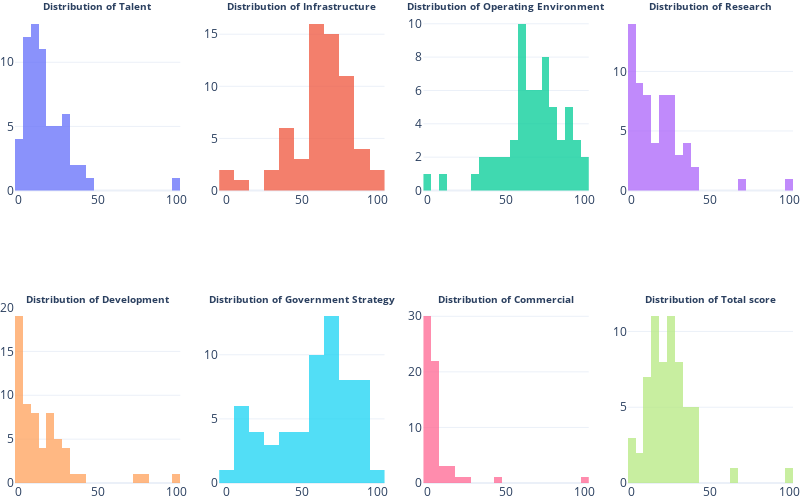

Notebook cell for this chart:
### Markdown cell above
# <div style="color:white;background-color:#1d1545;padding:3%;border-radius:50px 50px;font-size:1em;text-align:center">Express EDA of Numeric Variables</div>

numeric variables in our dataset.

## <div style="font-size:20px;text-align:center;color:black;border-bottom:5px #0026d6 solid;padding-bottom:3%">Univariate Analysis: Numerical variables</div>

Let's look at the distribution of the numeric variables

### Code cell
fig = make_subplots(rows=2, cols=4, subplot_titles=('<b>Distribution of Talent</b>',
                                                    '<b>Distribution of Infrastructure</b>',
                                                    '<b>Distribution of Operating Environment</b>',
                                                    '<b>Distribution of Research</b>',
                                                    '<b>Distribution of Development</b>',
                                                    '<b>Distribution of Government Strategy</b>',
                                                    '<b>Distribution of Commercial</b>',
                                                    '<b>Distribution of Total score</b>'
                                                   ))

fig.add_trace(go.Histogram(x=df['Talent'], nbinsx=30), row=1, col=1)
fig.add_trace(go.Histogram(x=df['Infrastructure']), row=1, col=2)
fig.add_trace(go.Histogram(x=df['Operating Environment'], nbinsx=30), row=1, col=3)
fig.add_trace(go.Histogram(x=df['Research'], nbinsx=30), row=1, col=4)

fig.add_trace(go.Histogram(x=df['Development'], nbinsx=30), row=2, col=1)
fig.add_trace(go.Histogram(x=df['Government Strategy']), row=2, col=2)
fig.add_trace(go.Histogram(x=df['Commercial'], nbinsx=30), row=2, col=3)
fig.add_trace(go.Histogram(x=df['Total score'], nbinsx=30), row=2, col=4)


# Update visual layout
fig.update_layout(
    showlegend=False,
    width=800,
    height=500,
    autosize=False,
    margin=dict(t=15, b=0, l=5, r=5),
    template="plotly_white",
)

# update font size at the axes
fig.update_coloraxes(colorbar_tickfont_size=10)
# Update font in the titles: Apparently subplot titles are annotations (Subplot font size is hardcoded to 16pt · Issue #985)
fig.update_annotations(font_size=10)
# Reduce opacity
fig.update_traces(opacity=0.75)

fig.show()

### Figure 1 — Plotly figure (JSON) as saved in the notebook; plotly's stock layout.template omitted (floating-point values rounded to 4 significant figures)
{"data": [{"nbinsx": 30, "opacity": 0.75, "type": "histogram", "x": [100, 16.51, 39.65, 31.28, 35.76, 39.38, 14.54, 33.83, 27.63, 28.32, 25.43, 29.93, 24.99, 27.07, 21.66, 15.18, 45.27, 25.63, 28.21, 17.56, 17.61, 16.97, 18.74, 12.34, 27.61, 4.49, 15.17, 14.21, 13.02, 23.3, 11.09, 12.46, 15.87, 2.65, 13.43, 11.11, 18.45, 14.3, 13.46, 7.62, 8.55, 10.34, 10.44, 1.72, 10.56, 8.4, 0, 8.49, 4.97, 7.28, 4.99, 6.34, 5.51, 8.94, 4.61, 3.36, 6.69, 6.27, 1.11, 0.75, 2.74, 8], "xaxis": "x", "yaxis": "y"}, {"opacity": 0.75, "type": "histogram", "x": [94.02, 100, 71.43, 77.05, 67.58, 84.3, 85.23, 81.99, 77.22, 77.15, 63.43, 89.5, 71.6, 74.08, 94.88, 84.58, 33.91, 78.43, 75.19, 96.11, 73.32, 64.49, 63.65, 77.86, 76.2, 70.8, 65.1, 70.96, 72.06, 69.78, 64.76, 62.59, 67.12, 79.16, 64.2, 64.26, 72.45, 63.19, 62.61, 55.44, 65.36, 69.17, 62.04, 41.85, 61.97, 56.15, 67.97, 40.74, 54.8, 58.77, 60.39, 55.76, 47.52, 38.59, 45.73, 44.88, 37.84, 34.64, 38.84, 14.11, 0, 2.43], "xaxis": "x2", "yaxis": "y2"}, {"nbinsx": 30, "opacity": 0.75, "type": "histogram", "x": [64.56, 91.57, 74.65, 93.94, 82.44, 43.15, 68.86, 88.05, 70.22, 80.02, 61.23, 70.15, 78.76, 85.39, 66.96, 57.53, 77.3, 44.14, 66.77, 59.5, 75.36, 76.3, 88.67, 56.67, 36.65, 100, 64.08, 99.56, 94.55, 90.35, 83.25, 52.85, 70.96, 72.12, 80.66, 76.97, 41.19, 80.67, 72.82, 83.58, 88.71, 58.01, 73.24, 97.03, 56.73, 75.95, 62.58, 64.34, 62.37, 70.75, 60.9, 37.61, 51.18, 62.32, 58.43, 60.17, 58.4, 35.79, 0, 29.84, 50.1, 12.48], "xaxis": "x3", "yaxis": "y3"}, {"nbinsx": 30, "opacity": 0.75, "type": "histogram", "x": [100, 71.42, 36.5, 30.67, 32.63, 37.67, 26.66, 25.54, 35.84, 25.48, 32.63, 16.79, 25.21, 26.01, 19.39, 22.51, 18.92, 38.24, 27.61, 31.51, 18.6, 23.56, 11.75, 25.71, 21.18, 13.63, 22.15, 10.6, 19.1, 12.23, 20.3, 14.21, 5.96, 5.13, 8.96, 11.26, 18.29, 3.22, 4.83, 15.12, 2.97, 4.31, 5.57, 8.11, 1.49, 1.25, 11.94, 9.53, 0, 0.73, 2.53, 2.03, 0.98, 3.9, 0.83, 1.46, 0.28, 0.12, 2.08, 0.07, 0.45, 2.17], "xaxis": "x4", "yaxis": "y4"}, {"nbinsx": 30, "opacity": 0.75, "type": "histogram", "x": [100, 79.97, 25.03, 25.78, 27.96, 22.55, 77.25, 30.17, 24.79, 21.44, 41.15, 30.85, 18.32, 8.92, 19.95, 34.47, 30.86, 23.11, 17.81, 8.63, 10.87, 17.81, 9.31, 19.99, 13.56, 14.38, 19.81, 9.09, 1.06, 5.96, 14.66, 19.48, 11.72, 15.53, 3.92, 2.7, 0.19, 6.18, 5.07, 2.21, 0.34, 5.4, 0.88, 4.46, 0.67, 3.19, 0, 1.02, 0.89, 0.26, 0, 0.3, 3.52, 0, 7.52, 0.05, 0.33, 0.95, 1.54, 12.15, 2.06, 1.09], "xaxis": "x5", "yaxis": "y5"}, {"opacity": 0.75, "type": "histogram", "x": [77.39, 94.87, 82.82, 100, 43.91, 79.82, 87.5, 62.35, 84.65, 91.2, 82.11, 69.44, 85.99, 74.23, 66.69, 71.96, 58.83, 12.18, 40.35, 33.29, 91.28, 72.14, 72.08, 55.97, 59.05, 91.63, 63.58, 78.14, 80.38, 47.62, 61.43, 90.4, 70.49, 81.38, 70.69, 70.29, 22.15, 64.28, 67.72, 22.15, 43.07, 55.01, 47.6, 54.21, 60.5, 54.94, 33.49, 67.45, 85.29, 30.92, 17.72, 68.86, 59.99, 12.18, 0, 15.9, 14.4, 35.57, 68.72, 7.75, 7.75, 13.92], "xaxis": "x6", "yaxis": "y6"}, {"nbinsx": 30, "opacity": 0.75, "type": "histogram", "x": [100, 44.02, 18.91, 14.88, 27.33, 15.07, 5.41, 4.97, 8.29, 7.65, 6.72, 3.94, 4.64, 3.46, 4.68, 7.31, 7.39, 7.76, 4.51, 5.3, 3.08, 3.08, 12.51, 2.53, 3.95, 4.73, 5.31, 2.25, 0.61, 2.49, 2.64, 1.38, 4.3, 3.22, 2.05, 1.75, 5.74, 1.77, 1.36, 0.92, 0.67, 1.08, 0.63, 0.78, 2.95, 0.34, 0, 0.95, 0.5, 0.43, 0.24, 0.31, 0.91, 0.15, 2.03, 0.1, 1.37, 0.09, 0.31, 0.31, 0.33, 0.27], "xaxis": "x7", "yaxis": "y7"}, {"nbinsx": 30, "opacity": 0.75, "type": "histogram", "x": [100, 62.92, 40.93, 40.19, 39.89, 38.67, 38.6, 36.35, 36.04, 34.42, 33.86, 33.04, 31.36, 30.87, 30.73, 30.53, 30.36, 30.25, 29.85, 29.11, 26.95, 26.89, 26.6, 25.79, 25.77, 25.6, 25.52, 25.2, 25.19, 24.88, 24.45, 21.99, 21.85, 21.17, 20.89, 20.31, 19.81, 19.59, 18.89, 17.33, 17.24, 17, 16.66, 15.48, 15.33, 15.24, 14.66, 14.39, 13.85, 13.27, 11.79, 11.62, 11.47, 9.87, 9.71, 8.87, 8.49, 6.62, 4.83, 2.3, 1.38, 0], "xaxis": "x8", "yaxis": "y8"}], "layout": {"annotations": [{"font": {"size": 10}, "showarrow": false, "text": "<b>Distribution of Talent</b>", "x": 0.1062, "xanchor": "center", "xref": "paper", "y": 1, "yanchor": "bottom", "yref": "paper"}, {"font": {"size": 10}, "showarrow": false, "text": "<b>Distribution of Infrastructure</b>", "x": 0.3688, "xanchor": "center", "xref": "paper", "y": 1, "yanchor": "bottom", "yref": "paper"}, {"font": {"size": 10}, "showarrow": false, "text": "<b>Distribution of Operating Environment</b>", "x": 0.6313, "xanchor": "center", "xref": "paper", "y": 1, "yanchor": "bottom", "yref": "paper"}, {"font": {"size": 10}, "showarrow": false, "text": "<b>Distribution of Research</b>", "x": 0.8938, "xanchor": "center", "xref": "paper", "y": 1, "yanchor": "bottom", "yref": "paper"}, {"font": {"size": 10}, "showarrow": false, "text": "<b>Distribution of Development</b>", "x": 0.1062, "xanchor": "center", "xref": "paper", "y": 0.375, "yanchor": "bottom", "yref": "paper"}, {"font": {"size": 10}, "showarrow": false, "text": "<b>Distribution of Government Strategy</b>", "x": 0.3688, "xanchor": "center", "xref": "paper", "y": 0.375, "yanchor": "bottom", "yref": "paper"}, {"font": {"size": 10}, "showarrow": false, "text": "<b>Distribution of Commercial</b>", "x": 0.6313, "xanchor": "center", "xref": "paper", "y": 0.375, "yanchor": "bottom", "yref": "paper"}, {"font": {"size": 10}, "showarrow": false, "text": "<b>Distribution of Total score</b>", "x": 0.8938, "xanchor": "center", "xref": "paper", "y": 0.375, "yanchor": "bottom", "yref": "paper"}], "autosize": false, "coloraxis": {"colorbar": {"tickfont": {"size": 10}}}, "height": 500, "margin": {"b": 0, "l": 5, "r": 5, "t": 15}, "showlegend": false, "width": 800, "xaxis": {"anchor": "y", "domain": [0, 0.2125]}, "xaxis2": {"anchor": "y2", "domain": [0.2625, 0.475]}, "xaxis3": {"anchor": "y3", "domain": [0.525, 0.7375]}, "xaxis4": {"anchor": "y4", "domain": [0.7875, 1]}, "xaxis5": {"anchor": "y5", "domain": [0, 0.2125]}, "xaxis6": {"anchor": "y6", "domain": [0.2625, 0.475]}, "xaxis7": {"anchor": "y7", "domain": [0.525, 0.7375]}, "xaxis8": {"anchor": "y8", "domain": [0.7875, 1]}, "yaxis": {"anchor": "x", "domain": [0.625, 1]}, "yaxis2": {"anchor": "x2", "domain": [0.625, 1]}, "yaxis3": {"anchor": "x3", "domain": [0.625, 1]}, "yaxis4": {"anchor": "x4", "domain": [0.625, 1]}, "yaxis5": {"anchor": "x5", "domain": [0, 0.375]}, "yaxis6": {"anchor": "x6", "domain": [0, 0.375]}, "yaxis7": {"anchor": "x7", "domain": [0, 0.375]}, "yaxis8": {"anchor": "x8", "domain": [0, 0.375]}}}
